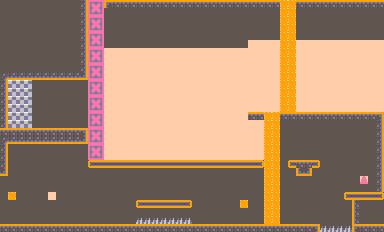

This game map was drawn from its Tiled (.tmx) file and the tilesets committed beside it. A one-line description and the trimmed map source follow:
An orthogonal 48x29 tile map with 8x8 px tiles, 4 tile layers (tiles, collide, spawns, waterfall).

<map version="1.10" tiledversion="1.11.2" orientation="orthogonal" renderorder="right-down" width="48" height="29" tilewidth="8" tileheight="8" infinite="0" nextlayerid="7" nextobjectid="5">
 <tileset firstgid="1" source="sample-sheet.tsx" />
 <layer id="1" name="tiles" width="48" height="29">
  <data>[1392 cells, 1392 non-empty, 10 distinct tile ids]</data>
 </layer>
 <layer id="2" name="collide" width="48" height="29">
  <data>[1392 cells, 187 non-empty, 16 distinct tile ids]</data>
 </layer>
 <layer id="3" name="spawns" width="48" height="29">
  <data>[1392 cells, 5 non-empty, 4 distinct tile ids]</data>
 </layer>
 <layer id="4" name="waterfall" width="48" height="29">
  <data>[1392 cells, 56 non-empty, 1 distinct tile ids]</data>
 </layer>
 <objectgroup id="6" name="ui" />
</map>
